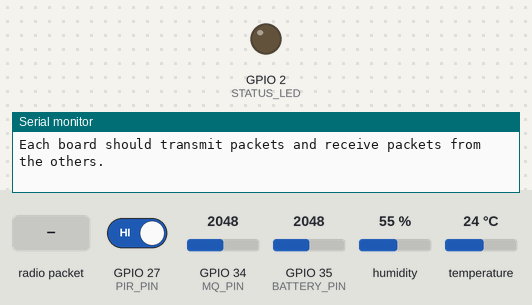
This program was run on a simulated ESP32. Shown: output pins drawn as LEDs (lit = HIGH), the last lines printed to the serial monitor. The inputs (shaded band) are chosen by the test bench; at power-on: GPIO 27 (PIR_PIN) HIGH, GPIO 34 (MQ_PIN) = 2048, GPIO 35 (BATTERY_PIN) = 2048, humidity 55 %, temperature 24 °C (analog values on the 0–4095 scale). No radio packets arrive unless stated.

Above: at 2.7 s.
2.8 s: GPIO 27 (PIR_PIN) driven LOW
At 6.4 s:
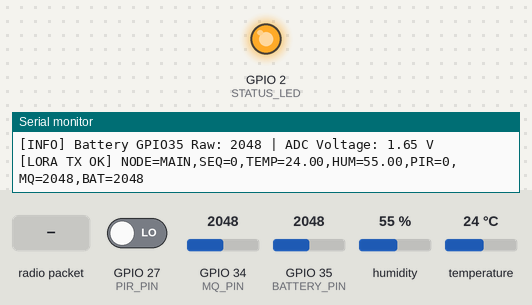
11.5 s: radio packet "1" arrives
16.5 s: GPIO 27 (PIR_PIN) driven HIGH
Timing chart, 0 to 31.5 s (numbered marks = the images above; inputs shaded):
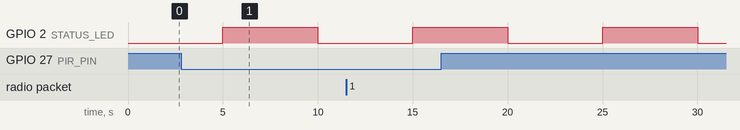

The program:

main.cpp
```cpp
#include <Arduino.h>
#include <SPI.h>
#include <LoRa.h>
#include <DHT.h>

// =====================================================
// ADM FireNode Unified ESP32 Wiring + LoRa Test Program
// =====================================================
// Upload this same PlatformIO project to every ESP32.
// Change only NODE_ID before uploading to each board:
//   "MAIN"
//   "NODE_01"
//   "NODE_02"
//   "NODE_03"
// =====================================================

// #define NODE_ID "NODE_01"
#ifndef NODE_ID
#define NODE_ID "MAIN"
#endif


// Sensors
#define DHT_PIN 4
#define DHT_TYPE DHT22
#define PIR_PIN 27
#define MQ_PIN 34
#define BATTERY_PIN 35
#define STATUS_LED 2

// LoRa SX1278 / RA-02 pins
#define LORA_SCK 18
#define LORA_MISO 19
#define LORA_MOSI 23
#define LORA_CS 5
#define LORA_RST 14
#define LORA_DIO0 26
#define LORA_FREQ 433E6

// Timing
#define SEND_INTERVAL_MS 5000

DHT dht(DHT_PIN, DHT_TYPE);

unsigned long lastSend = 0;
int packetCounter = 0;
bool loraOK = false;

void printPinoutHelp() {
  Serial.println();
  Serial.println("========== EXPECTED PINOUT ==========");
  Serial.println("DHT22 DATA      -> GPIO 4");
  Serial.println("PIR OUT         -> GPIO 27");
  Serial.println("MQ AOUT         -> GPIO 34");
  Serial.println("Battery Sense   -> GPIO 35");
  Serial.println("Status LED      -> GPIO 2");
  Serial.println("LoRa SCK        -> GPIO 18");
  Serial.println("LoRa MISO       -> GPIO 19");
  Serial.println("LoRa MOSI       -> GPIO 23");
  Serial.println("LoRa NSS/CS     -> GPIO 5");
  Serial.println("LoRa RESET      -> GPIO 14");
  Serial.println("LoRa DIO0       -> GPIO 26");
  Serial.println("LoRa VCC        -> 3.3V ONLY");
  Serial.println("LoRa GND        -> GND");
  Serial.println("=====================================");
  Serial.println();
}

void initLoRa() {
  Serial.println("[TEST] Initializing LoRa SX1278 / RA-02...");

  SPI.begin(LORA_SCK, LORA_MISO, LORA_MOSI, LORA_CS);
  LoRa.setPins(LORA_CS, LORA_RST, LORA_DIO0);

  if (!LoRa.begin(LORA_FREQ)) {
    Serial.println("[FAIL] LoRa init failed.");
    Serial.println("       Check RA-02 wiring, 3.3V power, antenna, NSS, RST, DIO0, SPI pins.");
    loraOK = false;
    return;
  }

  // Conservative LoRa defaults for bench testing.
  LoRa.setSpreadingFactor(7);
  LoRa.setSignalBandwidth(125E3);
  LoRa.setCodingRate4(5);
  LoRa.enableCrc();

  Serial.println("[PASS] LoRa initialized at 433 MHz.");
  loraOK = true;
}

void sendLoRaPacket(float temp, float hum, int pir, int mqRaw, int batteryRaw) {
  if (!loraOK) {
    Serial.println("[SKIP] LoRa TX skipped because LoRa initialization failed.");
    return;
  }

  String packet = "";
  packet += "NODE=" + String(NODE_ID);
  packet += ",SEQ=" + String(packetCounter++);
  packet += ",TEMP=" + String(temp, 2);
  packet += ",HUM=" + String(hum, 2);
  packet += ",PIR=" + String(pir);
  packet += ",MQ=" + String(mqRaw);
  packet += ",BAT=" + String(batteryRaw);

  LoRa.beginPacket();
  LoRa.print(packet);
  int result = LoRa.endPacket();

  if (result == 1) {
    Serial.print("[LORA TX OK] ");
    Serial.println(packet);
  } else {
    Serial.print("[LORA TX FAIL] endPacket result: ");
    Serial.println(result);
  }
}

void receiveLoRaPacket() {
  if (!loraOK) return;

  int packetSize = LoRa.parsePacket();
  if (!packetSize) return;

  String incoming = "";
  while (LoRa.available()) {
    incoming += (char)LoRa.read();
  }

  Serial.println();
  Serial.println("========== LORA RX ==========");
  Serial.print("[RECEIVED] ");
  Serial.print(incoming);
  Serial.print(",RSSI=");
  Serial.print(LoRa.packetRssi());
  Serial.print(",SNR=");
  Serial.println(LoRa.packetSnr());
  Serial.println("=============================");
}

void printSensorReadingsAndTransmit() {
  digitalWrite(STATUS_LED, !digitalRead(STATUS_LED));

  float temp = dht.readTemperature();
  float hum = dht.readHumidity();
  int pirValue = digitalRead(PIR_PIN);
  int mqRaw = analogRead(MQ_PIN);
  int batteryRaw = analogRead(BATTERY_PIN);

  float mqVoltage = mqRaw * (3.3f / 4095.0f);
  float batteryAdcVoltage = batteryRaw * (3.3f / 4095.0f);

  Serial.println();
  Serial.println("---------- LOCAL SENSOR TEST ----------");
  Serial.print("NODE ID: ");
  Serial.println(NODE_ID);

  if (isnan(temp) || isnan(hum)) {
    Serial.println("[FAIL] DHT22: no valid reading. Check GPIO4, VCC, GND, and pull-up resistor.");
  } else {
    Serial.print("[PASS] DHT22: ");
    Serial.print(temp, 2);
    Serial.print(" C / ");
    Serial.print(hum, 2);
    Serial.println(" %");
  }

  Serial.print("[INFO] PIR GPIO27: ");
  Serial.println(pirValue ? "HIGH / Motion" : "LOW / No motion");

  Serial.print("[INFO] MQ GPIO34 Raw: ");
  Serial.print(mqRaw);
  Serial.print(" | ADC Voltage: ");
  Serial.print(mqVoltage, 2);
  Serial.println(" V");

  Serial.print("[INFO] Battery GPIO35 Raw: ");
  Serial.print(batteryRaw);
  Serial.print(" | ADC Voltage: ");
  Serial.print(batteryAdcVoltage, 2);
  Serial.println(" V");

  sendLoRaPacket(temp, hum, pirValue, mqRaw, batteryRaw);
}

void setup() {
  Serial.begin(115200);
  delay(1500);

  Serial.println();
  Serial.println("=========================================");
  Serial.println("ADM FireNode Unified ESP32 Test Program");
  Serial.println("=========================================");
  Serial.print("NODE ID: ");
  Serial.println(NODE_ID);

  pinMode(PIR_PIN, INPUT);
  pinMode(STATUS_LED, OUTPUT);
  digitalWrite(STATUS_LED, LOW);

  analogReadResolution(12);

  printPinoutHelp();

  Serial.println("[TEST] Starting DHT22...");
  dht.begin();

  initLoRa();

  Serial.println("[READY] Testing sensors + LoRa TX/RX every 5 seconds.");
  Serial.println("Open Serial Monitor at 115200 baud on two or more ESP32 boards.");
  Serial.println("Each board should transmit packets and receive packets from the others.");
}

void loop() {
  receiveLoRaPacket();

  if (millis() - lastSend >= SEND_INTERVAL_MS) {
    lastSend = millis();
    printSensorReadingsAndTransmit();
  }
}
```
